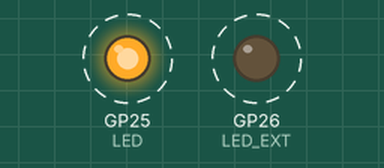
Recording of a program running on a simulated Raspberry Pi Pico running MicroPython. On the bench: output pins drawn as LEDs (lit = HIGH). Dashed ring = blinking.

Above: at 0.05 s.
Timing chart, 0 to 3.0 s (numbered marks = the images above):
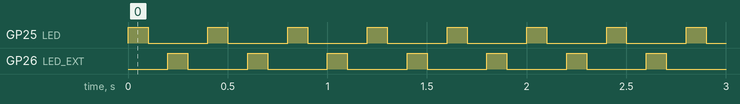

Measured:
- by itself, GP25 (LED), GP26 (LED_EXT): alternates HIGH for 0.10 s and LOW for 0.30 s

The program:

blinkLED.py
```python
from machine import Pin
import time

LED= Pin(25, Pin.OUT)
LED_EXT= Pin(26, Pin.OUT)

def main():

    while (True):
        LED.on()
        time.sleep(0.1)
        LED.off()
        time.sleep(0.1)
        LED_EXT.on()
        time.sleep(0.1)
        LED_EXT.off()
        time.sleep(0.1)
if __name__ == "__main__":
    main()
```
